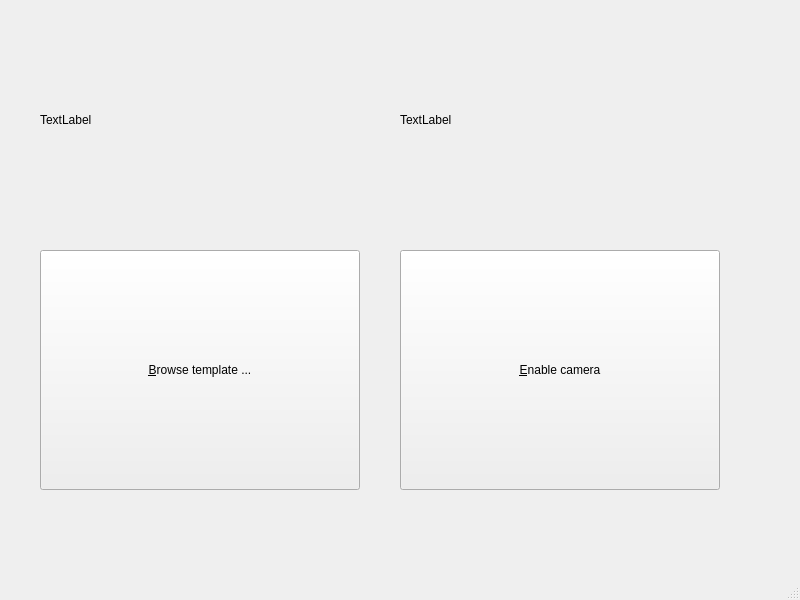
<?xml version="1.0" encoding="UTF-8"?>
<ui version="4.0">
 <class>MainWindow</class>
 <widget class="QMainWindow" name="MainWindow">
  <property name="geometry">
   <rect>
    <x>0</x>
    <y>0</y>
    <width>800</width>
    <height>600</height>
   </rect>
  </property>
  <property name="windowTitle">
   <string>SIFT Demo</string>
  </property>
  <widget class="QWidget" name="centralwidget">
   <widget class="QPushButton" name="browse_button">
    <property name="geometry">
     <rect>
      <x>40</x>
      <y>250</y>
      <width>320</width>
      <height>240</height>
     </rect>
    </property>
    <property name="text">
     <string>&amp;Browse template ...</string>
    </property>
   </widget>
   <widget class="QPushButton" name="toggle_cam_button">
    <property name="geometry">
     <rect>
      <x>400</x>
      <y>250</y>
      <width>320</width>
      <height>240</height>
     </rect>
    </property>
    <property name="text">
     <string>&amp;Enable camera</string>
    </property>
   </widget>
   <widget class="QLabel" name="template_label">
    <property name="geometry">
     <rect>
      <x>40</x>
      <y>0</y>
      <width>320</width>
      <height>240</height>
     </rect>
    </property>
    <property name="text">
     <string>TextLabel</string>
    </property>
   </widget>
   <widget class="QLabel" name="live_image_label">
    <property name="geometry">
     <rect>
      <x>400</x>
      <y>0</y>
      <width>320</width>
      <height>240</height>
     </rect>
    </property>
    <property name="text">
     <string>TextLabel</string>
    </property>
   </widget>
  </widget>
  <widget class="QMenuBar" name="menubar">
   <property name="geometry">
    <rect>
     <x>0</x>
     <y>0</y>
     <width>800</width>
     <height>22</height>
    </rect>
   </property>
  </widget>
  <widget class="QStatusBar" name="statusbar"/>
 </widget>
 <resources/>
 <connections/>
</ui>
